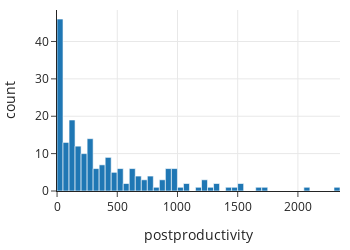

The code cell stored with this chart in its notebook:
### Markdown cell above
The data frame has 200 rows, one for each contributor. The feature `experiment` is either 0 or 1, depending on whether the contributor was in the control or treatment group, respectively; and `postproductivity` is a count of the edits made by the contributor in the 90 days after the barnstars were awarded. The gap between the quartiles (lower, middle, and upper) suggest the distribution of productivity is highly skewed. We make a histogram to confirm.

### Code cell
px.histogram(wiki, x='postproductivity', nbins=50,
             width=350, height=250)

### Figure 1 — Plotly figure (JSON) as saved in the notebook; plotly's stock layout.template omitted (floating-point values rounded to 4 significant figures; data arrays with more than 128 entries replaced by an {"elided": "..."} marker saying what was removed)
{"data": [{"alignmentgroup": "True", "bingroup": "x", "hovertemplate": "postproductivity=%{x}<br>count=%{y}<extra></extra>", "legendgroup": "", "marker": {"color": "#1F77B4", "pattern": {"shape": ""}}, "name": "", "nbinsx": 50, "offsetgroup": "", "orientation": "v", "showlegend": false, "type": "histogram", "x": {"elided": "200 int values"}, "xaxis": "x", "yaxis": "y"}], "layout": {"barmode": "relative", "height": 250, "legend": {"tracegroupgap": 0}, "width": 350, "xaxis": {"anchor": "y", "autorange": true, "domain": [0, 1], "range": [-0.5, 2350.0], "title": {"text": "postproductivity"}, "type": "linear"}, "yaxis": {"anchor": "x", "autorange": true, "domain": [0, 1], "range": [0, 48.42], "title": {"text": "count"}}}}
